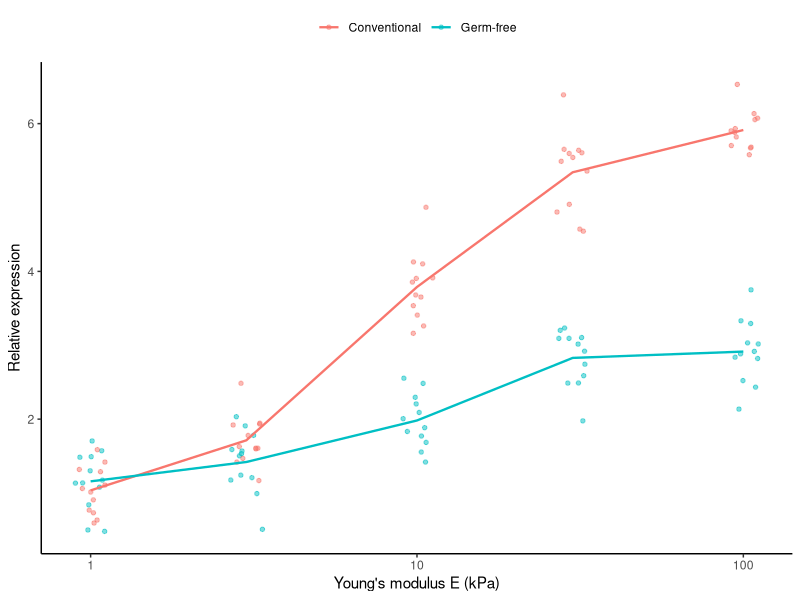

This figure's R source:
## ---- chunk 1
#| label: fig-stiffness
#| fig-cap: "**Substrate stiffness increases target-gene expression.** Normalized expression of *tnfa* in gut organoids cultured on hydrogels of increasing Young's modulus, by microbiota treatment (n = 12 per group; simulated data). Points are individual organoids; lines are Hill fits (@eq-hill)."
#| fig-width: 6
#| fig-height: 3.5
library(ggplot2)
set.seed(610)
d <- expand.grid(E = c(1, 3, 10, 30, 100), mb = c("Conventional", "Germ-free"),
                 rep = 1:12)
hill <- function(E, ymax) 1 + (ymax - 1) / (1 + (8.3 / E)^1.6)
d$expr <- hill(d$E, ifelse(d$mb == "Conventional", 6, 3)) +
  rnorm(nrow(d), sd = 0.4)
ggplot(d, aes(E, expr, color = mb)) +
  geom_jitter(width = 0.05, alpha = 0.5, size = 1.2) +
  stat_summary(fun = mean, geom = "line", linewidth = 0.8) +
  scale_x_log10() +
  labs(x = "Young's modulus E (kPa)", y = "Relative expression",
       color = NULL) +
  theme_classic(base_size = 11) + theme(legend.position = "top")
## ---- chunk 2
#| label: tbl-summary
#| tbl-cap: 'Fitted Hill parameters by microbiota treatment (simulated data; mean $\pm$ SE).'
params <- data.frame(
  Treatment = c("Conventional", "Germ-free"),
  `EC50 (kPa)` = c("8.3 $\\pm$ 1.1", "9.0 $\\pm$ 1.4"),
  `Hill coefficient h` = c("1.6 $\\pm$ 0.2", "1.5 $\\pm$ 0.3"),
  `Max fold change` = c("6.1 $\\pm$ 0.3", "3.2 $\\pm$ 0.2"),
  check.names = FALSE)
knitr::kable(params)
